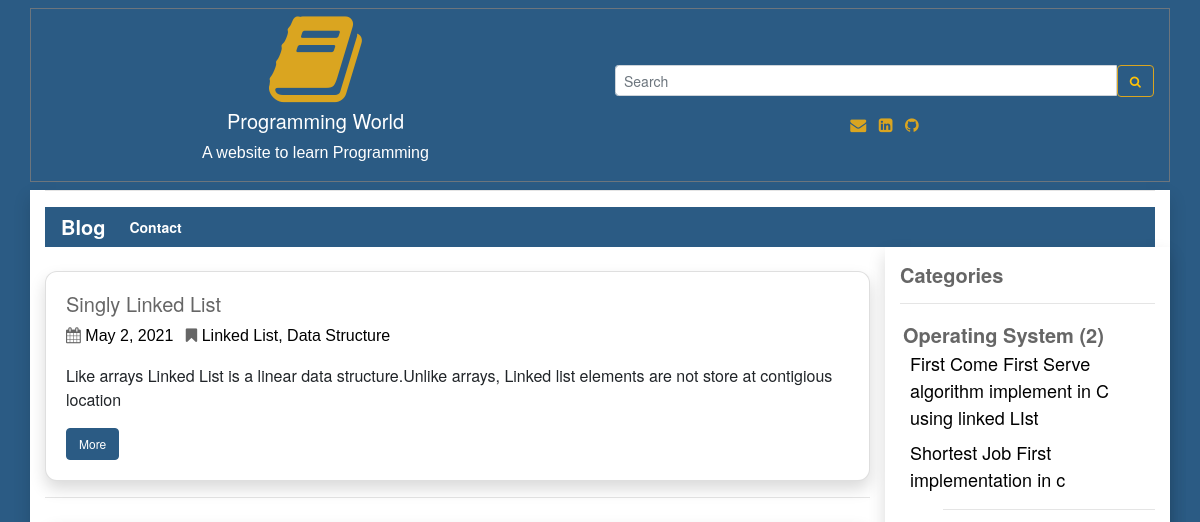
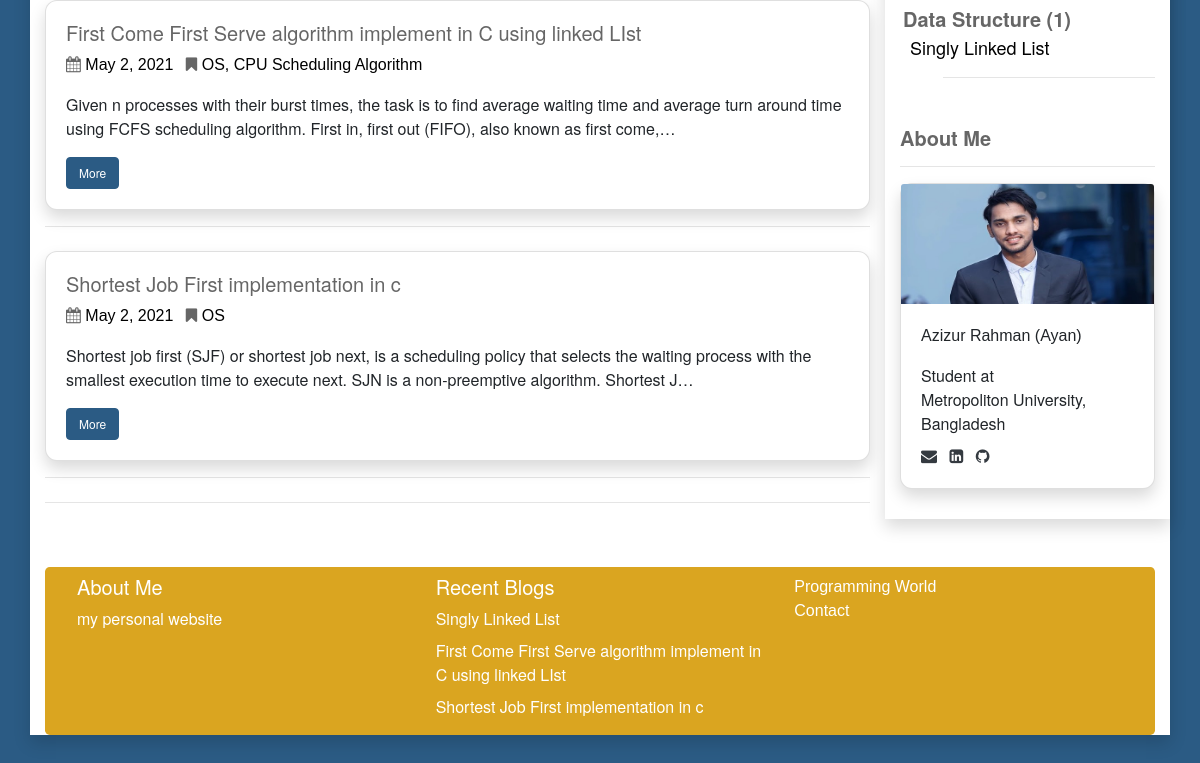
The app's page /, older data (2 pictures, top to bottom).
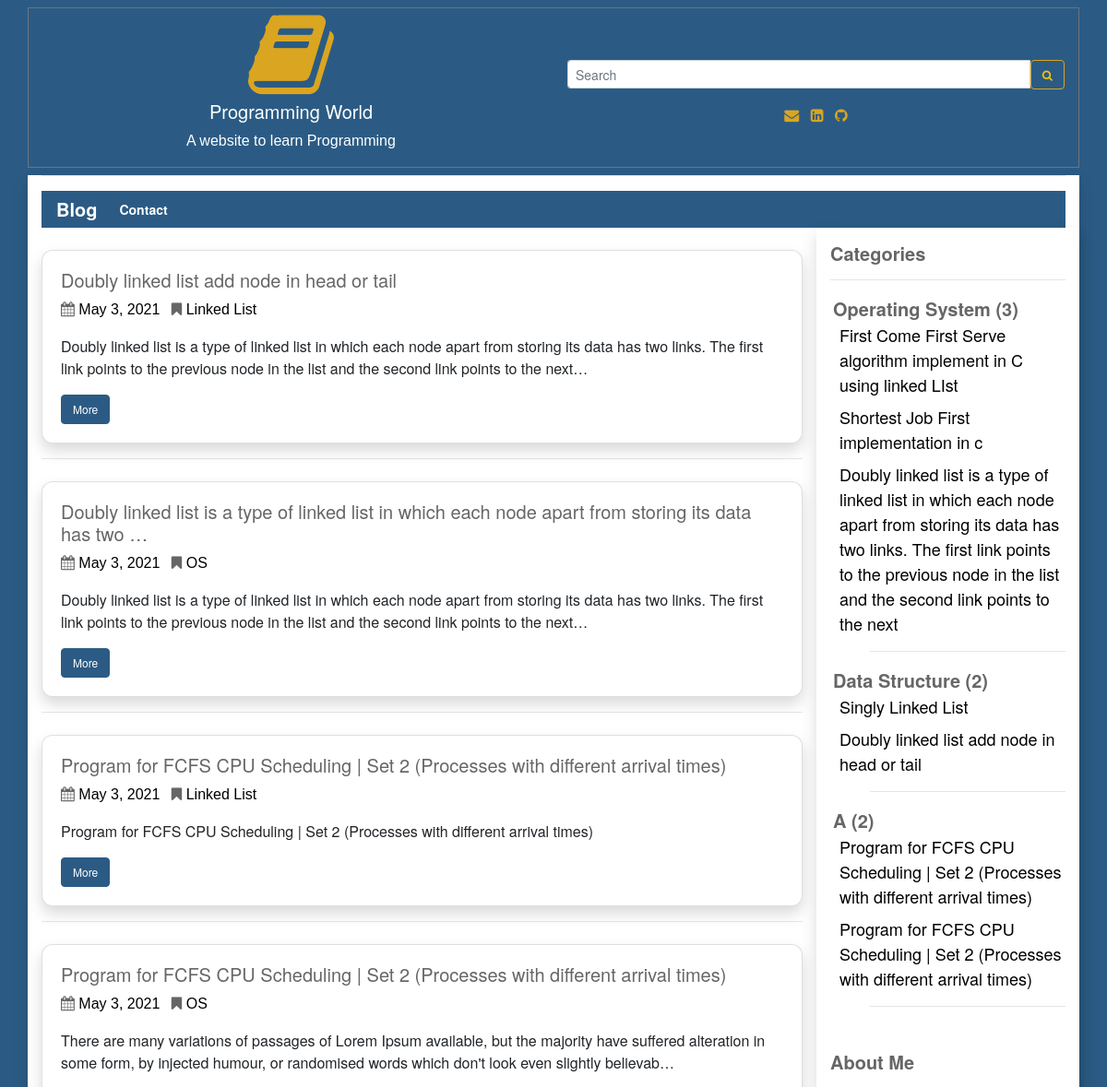
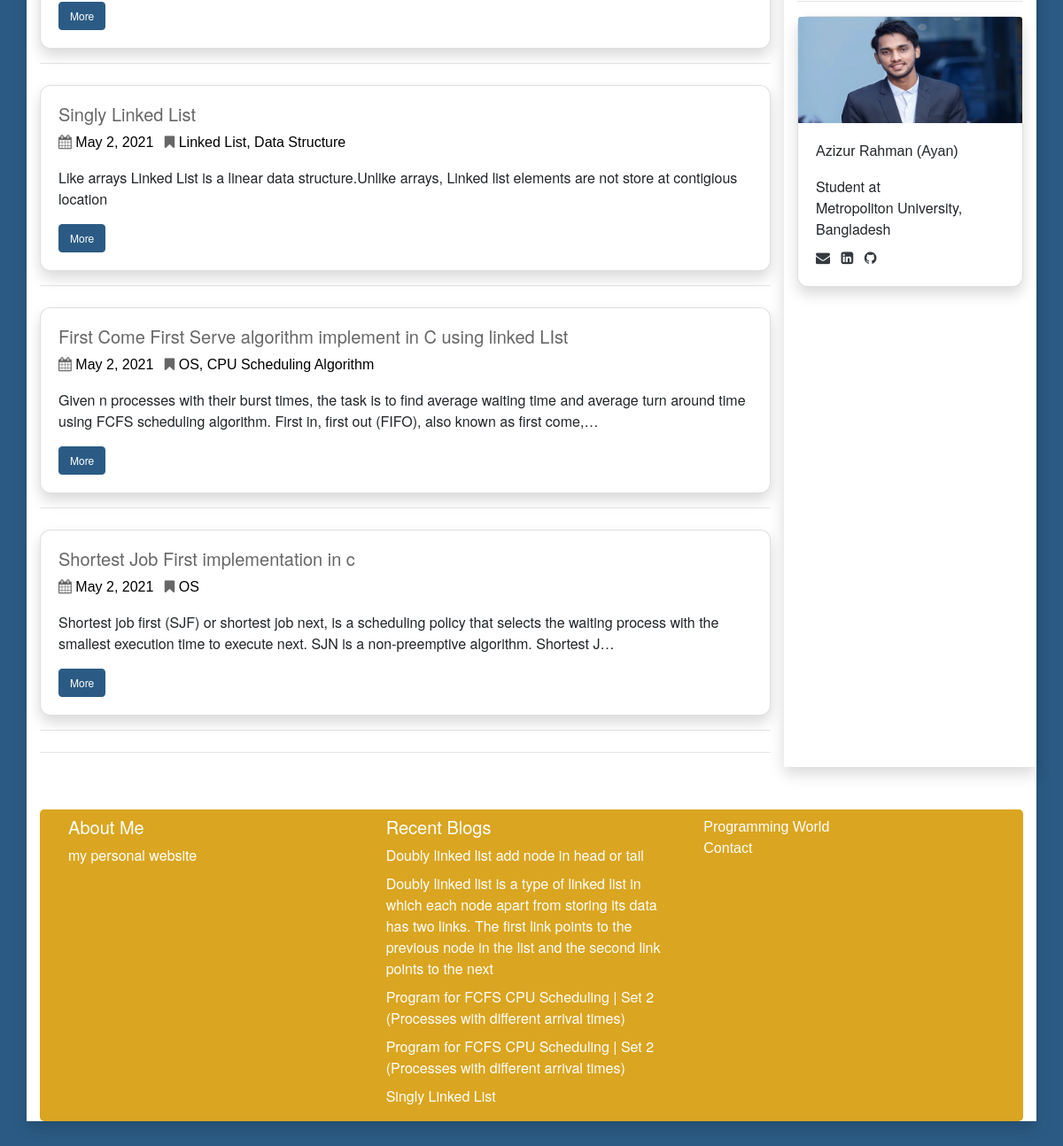
The same page, newer data (2 pictures, top to bottom).
### user_panel_1/models.py (models this page shows, shortened)
class Blog(models.Model):
    cat_name = models.ForeignKey(Category, on_delete=models.CASCADE)
    blog_priority = models.IntegerField(blank=True, null=True)
    blog_tags = models.CharField(max_length=200,  blank=True, null=True)
    blog_title = models.CharField(max_length=200)
    blog_author = models.CharField(max_length=200)
    blog_descriptions = models.CharField(max_length=600);
    blog_body = RichTextUploadingField(blank=True, null=True)
    blog_views = models.IntegerField(default=0)
    blog_date = models.DateField(auto_now_add=True, auto_now=False, blank=True)

class Category(models.Model):
    cat_name = models.CharField(max_length=300)
    cat_priority = models.IntegerField(blank=False, null=False);
    def __str__(self):
        return self.cat_name

### user_panel_1/views.py (the view)
# urls.py: path('', views.blog, name='blog'),
def blog(request):
    categorys = Blog.objects.all().select_related('cat_name')
    categorys = categorys.order_by('cat_name__cat_priority', 'cat_name') #sort all sata
    blogs = Blog.objects.all().order_by('-blog_date')
    paginator = Paginator(blogs, 10)
    page = request.GET.get('page')
    blogs = paginator.get_page(page)
    recentBlog = Blog.objects.all().order_by('-blog_date')[0:5]
    context = {
        'object_list': categorys,
        'blogs': blogs,
        'recentBlog': recentBlog,
    }
    return render(request, 'blog.html', context)

### templates/blog.html (shortened to what this page needs)
{% extends 'base.html' %}
{% load static %}
{% block content %}
   {% for blogs in blogs %}
    <div class="card shadow mt-4 rounded">
    <div class="card-body">
         <h5 class="title">{{blogs.blog_title |truncatechars:100}}</h5>
         <p  class="description"><i class="fa fa-calendar" aria-hidden="true"></i> <a href="{% url 'date' blogs.blog_date %}" class="mr-2 ur description"> {{ blogs.blog_date}} </a> <i class="fa fa-bookmark" aria-hidden="true"></i>
         <a href="{% url 'tags' blogs.blog_tags %}" class="ur description">  {{ blogs.blog_tags}} </a>
                            </p>
         <div>{{blogs.blog_descriptions | safe |truncatechars:200}}</div>
         <a href="{% url 'more' blogs.id %}"  target="_blank" class="btn btn-info mt-3">More</a>
  </div>
    </div>
    <hr>
    {% endfor %}
  <hr>
{% endblock content %}

### templates/base.html (shortened to what this page needs)
{% load static %}
{% load humanize %}
<!DOCTYPE html>
<html lang="en">
<head>
  <link rel="stylesheet" href="https://maxcdn.bootstrapcdn.com/bootstrap/4.5.2/css/bootstrap.min.css">
  <link rel="stylesheet"
      href="//cdnjs.cloudflare.com/ajax/libs/highlight.js/10.7.2/styles/default.min.css">
    <link
      rel="stylesheet"
      href="https://cdnjs.cloudflare.com/ajax/libs/font-awesome/4.7.0/css/font-awesome.min.css"
    />
    <link
      rel="stylesheet"
      href="{% static 'css/style.css' %}"
    />
    <link href="https://cdn.jsdelivr.net/gh/gitbrent/bootstrap4-toggle@3.6.1/css/bootstrap4-toggle.min.css" rel="stylesheet">
</head>
<body style="background:#2b5b84;">
 <div class="container mt-2 text-center border border-secondary">
 <div class="row">
     <div class="col-sm-6">
     <i class="fa fa-book logo" aria-hidden="true"></i><br>
 <h5 class="text-white">Programming World</h5>
 <p class="text-white">A website to learn Programming</p>
     </div>
     <div class="col-sm-6 mt-2">
        <form method="GET" action="{% url 'search' %}">
    <div class="input-group input-group-sm mt-5"  >
      <input type="text" class="form-control" placeholder="Search" name='search' required>
      <div class="input-group-btn">
        <button class="btn btn-outline-warning" type="submit"><i class="fa fa-search" aria-hidden="true"></i>
</button>
      </div>
    </div>
  </form>
       <div class="mt-3">
       <span class="text-style-two"><a href="mailto:aaziz9642@gmail.com" class="text-warning ur"><i class="fa fa-envelope pr-2" aria-hidden="true"></i> </a></span>
<span class="text-style-two"><a href="https://linkedin.com/in/azizur-rahman-720636165"  target="_blank" class="text-warning ur"><i class="fa fa-linkedin-square" aria-hidden="true"></i> </a></span>
<span class="text-style-two"><a href="https://github.com/ayanchyaziz123" target="_blank" class="text-warning ur"><i class="fa fa-github pl-2" aria-hidden="true"></i></a></span>
     </div>
     </div>
    </div>
</div>
<div class="container bg-white shadow">
  <hr class="mt-2">
    <nav class="navbar navbar-expand-lg navbar-dark bg-dark mt-2 pt-0 pb-0">
  <a class="navbar-brand" href="{% url 'blog' %}">Blog</a>
  <div class="collapse navbar-collapse" id="navbarSupportedContent">
    <ul class="navbar-nav mr-auto">
      <li class="nav-item active">
        <a class="nav-link" href="{% url 'contact' %}">Contact<span class="sr-only">(current)</span></a>
      </li>
    </ul>
  </div>
</nav>
<div class="row">
    <div class="col-sm-9">
    {% block content %}
    {% endblock content %}
    </div>
    <div class="col-sm-3 shadow">
     <h5 class="mt-3"><strong class="title">Categories</strong></h5>
     <hr>
     {% regroup object_list by cat_name as cat_all %}
<ul>
{% for categories in cat_all %}
    <li style="list-style-type:none; margin-left:-37px;"><strong class="title">{{ categories.grouper }} ({{ categories.list|length}}) </strong>
    <ul style="list-style-type:none;">
        {% for blog in categories.list %}
          <li style="margin-left:-33px;"><a href="{% url 'more' blog.id %}"  target="_blank" class="ur" style="font-size: 18px;">{{ blog.blog_title }}</li></a>
        {% endfor %}
        <hr>
    </ul>
    </li>
{% endfor %}
</ul>
<h5 class="mt-5"><strong class="title">About Me</strong></h5>
<hr>
<div class="card shadow rounded">
  <img class="card-img-top" style="max-height:120px;" src="{% static 'aya.jpeg' %}" alt="Card image cap">
  <div class="card-body ">
    <p class="card-text">Azizur Rahman (Ayan) </p>
    <span>Student at <br> Metropoliton University, Bangladesh</span> <br>
    <div class="mt-2">
     <span class="text-style-two"><a href="mailto:aaziz9642@gmail.com" class="text-dark "><i class="fa fa-envelope pr-2" aria-hidden="true"></i> </a></span>
<span class="text-style-two"><a href="https://linkedin.com/in/azizur-rahman-720636165"  target="_blank" class="text-dark "><i class="fa fa-linkedin-square" aria-hidden="true"></i> </a></span>
<span class="text-style-two"><a href="https://github.com/ayanchyaziz123" target="_blank" class="text-dark "><i class="fa fa-github pl-2" aria-hidden="true"></i></a></span>
  </div>
  </div>
</div>
    </div>
</div>
<div class="jumbotron mt-5 pb-0 pt-0 text-white" style="background:#DAA520;">
   <div class="row">
     <div class="col-sm-4">
     <h5 class="mt-2">About Me</h5>
     <a href="http://azizurrahmanayan.herokuapp.com/" target="_blank" class="text-white">my personal website</a>
     </div>
     <div class="col-sm-4">
      <p class="lead mt-2 mb-2">
        <h5 class="mt-2">Recent Blogs</h5>
        {% for recentBlog in recentBlog %}
         <a href="{% url 'more' recentBlog.id %}" target="_blank" class="text-white">{{recentBlog.blog_title}}</a>
        <br>
        {% endfor %}
    </p>
     </div>
     <div class="col-sm-4">
      <p class="pt-2 pb-2"><a href="{% url 'blog' %}" class="text-white">Programming World</a><br>
       <a href="{% url 'contact' %}" class="text-white">Contact</a></p>
     </div>
   </div>
</div>
</div>
</body>
</html>

### static/css/style.css (style rules this page uses)
body { background-color: #2b5b84; font-family:Helvetica Neue; font-size:14; }
.bg-dark { background: #2b5b84 !important; }
.logo { font-size: 100px; color: #DAA520; }
li .nav-link { font-size: 14px !important; }
.btn { font-size: 12px !important; }
p { font-family: Arial, Helvetica, sans-serif; }
.navbar-nav .nav-item { font-weight: 600 !important; }
.navbar-brand { font-weight: 600 !important; }
.description { color: #666666; }
.btn-outline-warning { border-color: #DAA520 !important; color: #DAA520 im !important; }
.title { color: #666; font-size: 20px !important; }
.btn-info { background-color: #2b5b84; border-color: #2b5b84; }
.text-warning { color: #DAA520 !important; }
.ur { text-decoration: none !important; color: black; }
.rounded { border-radius: 12px !important; }

Row changes from the older to the newer data that the page shows:
no longer on one of the page's lists (row unchanged): Blog: blog_title "First Come First Serve algorithm implement in C using linked LIst"
no longer on one of the page's lists (row unchanged): Blog: blog_title "Shortest Job First implementation in c"
added Blog: blog_title "Doubly linked list add node in head or tail", blog_date "May 3, 2021", blog_tags "Linked List", blog_descriptions "Doubly linked list is a type of linked list in which each node apart from storing its data has two links. The first link points to the previous node in the list and the second link points to the next…"
added Blog: blog_title "Doubly linked list is a type of linked list in which each node apart from storing its data has two …", blog_date "May 3, 2021", blog_tags "OS", blog_descriptions "Doubly linked list is a type of linked list in which each node apart from storing its data has two links. The first link points to the previous node in the list and the second link points to the next…", blog_title "Doubly linked list is a type of linked list in which each node apart from storing its data has two links. The first link points to the previous node in the list and the second link points to the next"
added Blog: blog_title "Program for FCFS CPU Scheduling | Set 2 (Processes with different arrival times)", blog_date "May 3, 2021", blog_tags "Linked List", blog_descriptions "Program for FCFS CPU Scheduling | Set 2 (Processes with different arrival times)"
added Blog: blog_title "Program for FCFS CPU Scheduling | Set 2 (Processes with different arrival times)", blog_date "May 3, 2021", blog_tags "OS", blog_descriptions "There are many variations of passages of Lorem Ipsum available, but the majority have suffered alteration in some form, by injected humour, or randomised words which don't look even slightly believab…"
computed for Category "Operating System": list|length "2" → "3"
computed for Category "Data Structure": list|length "1" → "2"
added Category: grouper "A", list|length "2"
